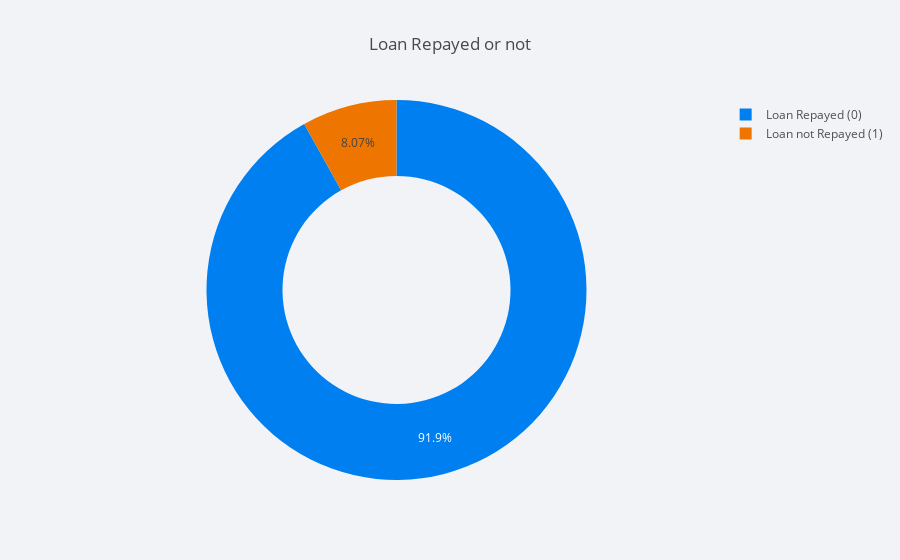

Notebook source saved alongside this figure:
### Code cell
# percentage of loan repayed and not repayed
cf.set_config_file(theme='polar')
contract_val = application['TARGET'].value_counts()
contract_df = pd.DataFrame({'labels': ['Loan Repayed (0)', 'Loan not Repayed (1)'],
                   'values': contract_val.values
                  })
#contract_val.index
contract_df.iplot(kind='pie',labels='labels',values='values', title='Loan Repayed or not', hole = 0.6)

### Figure 1 — Plotly figure (JSON) as saved in the notebook; plotly's stock layout.template omitted (floating-point values rounded to 4 significant figures)
{"data": [{"hole": 0.6, "labels": ["Loan Repayed (0)", "Loan not Repayed (1)"], "marker": {"colors": ["rgba(0, 128, 240, 1.0)", "rgba(238, 118, 0, 1.0)"]}, "name": "", "type": "pie", "values": [282686, 24825]}], "layout": {"legend": {"bgcolor": "#F2F3F7", "font": {"color": "#505050"}}, "paper_bgcolor": "#F2F3F7", "plot_bgcolor": "#F2F3F7", "title": "Loan Repayed or not", "titlefont": {"color": "#484848"}}}
